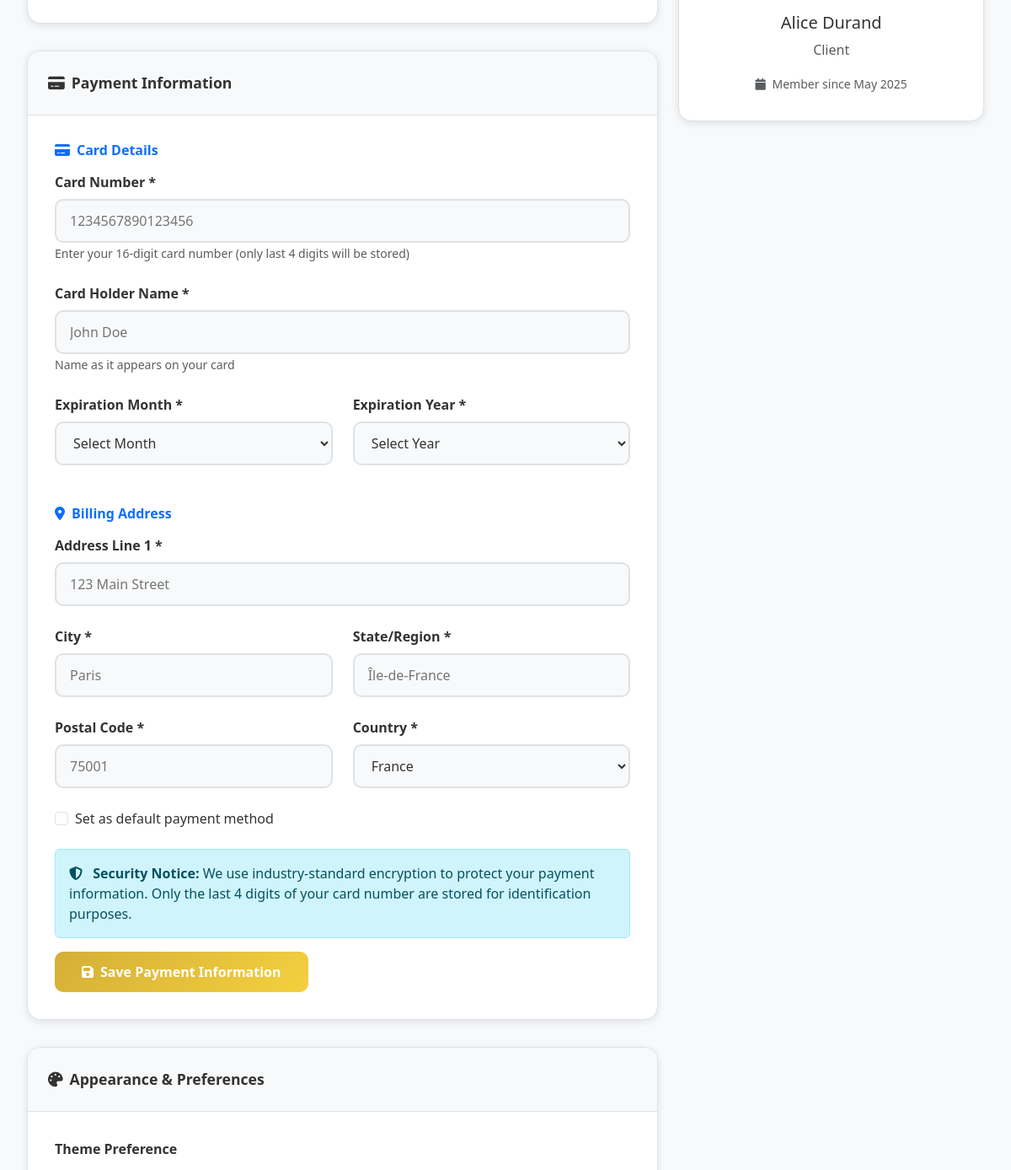
/src/client/account.php (signed in, middle part), run on an earlier commit of the app's database.
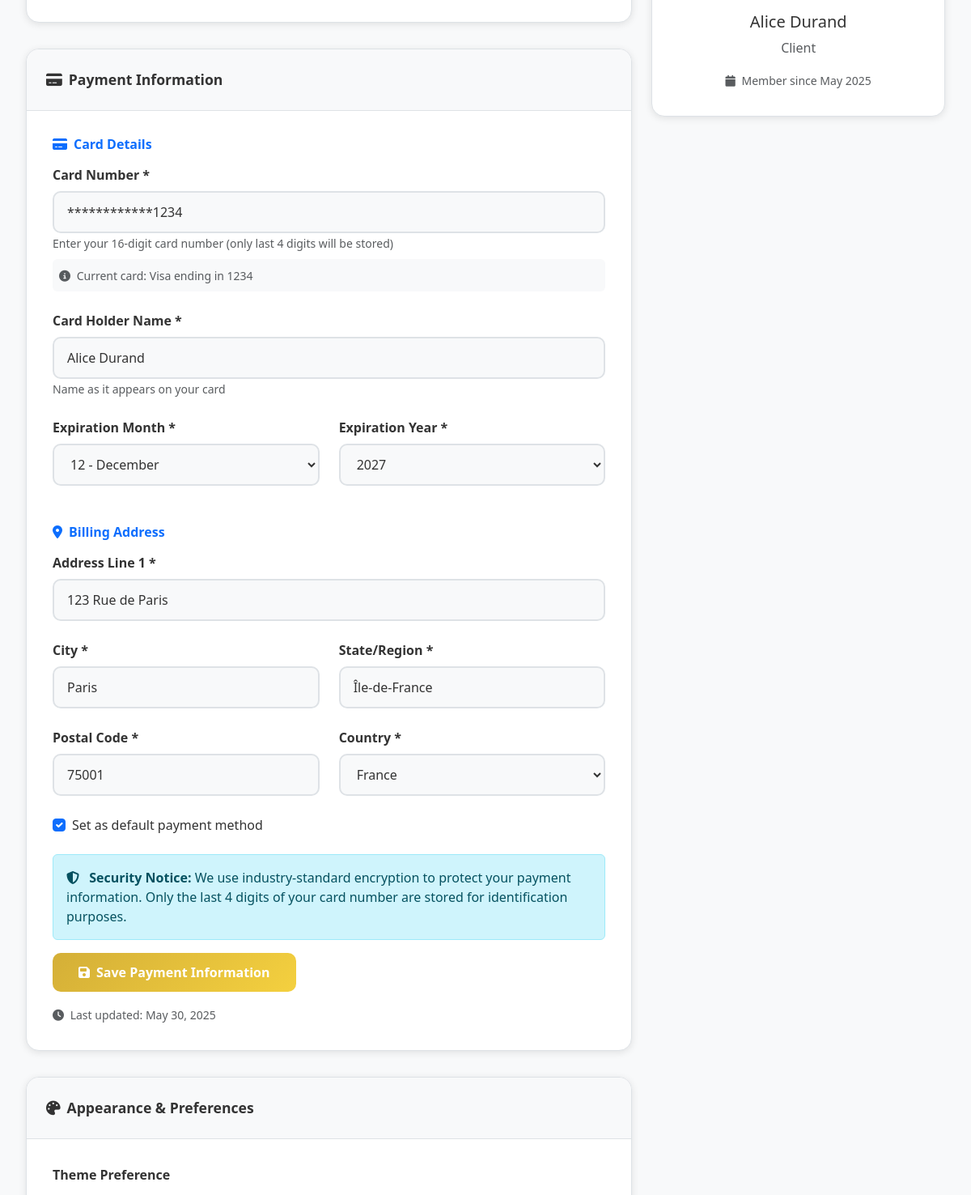
And on a later commit of the database.
### tables this page shows
CREATE TABLE IF NOT EXISTS `payment_information` (
  `id` int NOT NULL AUTO_INCREMENT,
  `user_id` int NOT NULL,
  `card_type` varchar(50) NOT NULL,
  `card_last_four` varchar(4) NOT NULL,
  `card_holder_name` varchar(100) NOT NULL,
  `expiration_month` tinyint NOT NULL,
  `expiration_year` smallint NOT NULL,
  `billing_address_line1` varchar(255) NOT NULL,
  `billing_city` varchar(100) NOT NULL,
  `billing_state` varchar(100) NOT NULL,
  `billing_postal_code` varchar(20) NOT NULL,
  `billing_country` varchar(100) NOT NULL DEFAULT 'France',
  `is_default` tinyint(1) DEFAULT '0',
  `is_verified` tinyint(1) DEFAULT '0',
  `created_at` timestamp NULL DEFAULT CURRENT_TIMESTAMP,
  `updated_at` timestamp NULL DEFAULT CURRENT_TIMESTAMP ON UPDATE CURRENT_TIMESTAMP,
  PRIMARY KEY (`id`),
  KEY `idx_user_id` (`user_id`)
);

### src/client/account.php (the view, shortened to what the changed rows need)
<?php
$database = Database::getInstance();
$db = $database->getConnection();
$user_prefs = [
    'theme' => $_SESSION['user_theme'] ?? 'light',
    'language' => $_SESSION['user_language'] ?? 'en',
    'notifications_email' => $_SESSION['notifications_email'] ?? true,
    'notifications_sms' => $_SESSION['notifications_sms'] ?? false,
    'marketing_emails' => $_SESSION['marketing_emails'] ?? true
];
$payment_info = null;
try {
    $payment_query = "SELECT * FROM payment_information WHERE user_id = :user_id";
    $payment_stmt = $db->prepare($payment_query);
    $payment_stmt->bindParam(':user_id', $_SESSION['user_id']);
    $payment_stmt->execute();
    $payment_info = $payment_stmt->fetch(PDO::FETCH_ASSOC);
} catch (Exception $e) {
}
?>
<!DOCTYPE html>
<html lang="en" data-theme="<?= htmlspecialchars($user_prefs['theme']) ?>">
<head>
    <link href="https://cdnjs.cloudflare.com/ajax/libs/bootstrap/5.3.0/css/bootstrap.min.css" rel="stylesheet">
    <link href="https://cdnjs.cloudflare.com/ajax/libs/font-awesome/6.4.0/css/all.min.css" rel="stylesheet">
</head>
<body data-user-logged-in="true" data-page="account">
    <div class="settings-container">
        <div class="row">
            <div class="col-lg-8">
                <div class="settings-card">
                    <div class="card-body-custom">
                        <form method="POST" action="" id="paymentForm">
                            <div class="form-group-custom">
                                <label class="form-label-custom" for="card_number">Card Number *</label>
                                <input type="text" class="form-control-custom" id="card_number" name="card_number"
                                       placeholder="1234567890123456" maxlength="16" required
                                       <?php if ($payment_info): ?>
                                           value="************<?= htmlspecialchars($payment_info['card_last_four']) ?>"
                                           data-masked="true"
                                           data-last-four="<?= htmlspecialchars($payment_info['card_last_four']) ?>"
                                       <?php endif; ?>>
                                <small class="text-muted">Enter your 16-digit card number (only last 4 digits will be stored)</small>
                                <?php if ($payment_info): ?>
                                    <div class="mt-2 p-2 bg-light rounded">
                                        <small class="text-muted">
                                            <i class="fas fa-info-circle me-1"></i>
                                            Current card: <?= htmlspecialchars($payment_info['card_type']) ?> ending in <?= htmlspecialchars($payment_info['card_last_four']) ?>
                                        </small>
                                    </div>
                                <?php endif; ?>
                            </div>
                            <div class="form-group-custom">
                                <label class="form-label-custom" for="card_holder_name">Card Holder Name *</label>
                                <input type="text" class="form-control-custom" id="card_holder_name" name="card_holder_name"
                                       value="<?= $payment_info ? htmlspecialchars($payment_info['card_holder_name']) : '' ?>"
                                       placeholder="John Doe" required>
                                <small class="text-muted">Name as it appears on your card</small>
                            </div>
                            <div class="row">
                                <div class="col-md-6">
                                    <div class="form-group-custom">
                                        <label class="form-label-custom" for="expiration_month">Expiration Month *</label>
                                        <select class="form-control-custom" id="expiration_month" name="expiration_month" required>
                                            <option value="">Select Month</option>
                                            <?php for ($i = 1; $i <= 12; $i++): ?>
                                                <option value="<?= $i ?>" <?= ($payment_info && $payment_info['expiration_month'] == $i) ? 'selected' : '' ?>>
                                                    <?= sprintf('%02d - %s', $i, date('F', mktime(0, 0, 0, $i, 1))) ?>
                                                </option>
                                            <?php endfor; ?>
                                        </select>
                                    </div>
                                </div>
                                <div class="col-md-6">
                                    <div class="form-group-custom">
                                        <label class="form-label-custom" for="expiration_year">Expiration Year *</label>
                                        <select class="form-control-custom" id="expiration_year" name="expiration_year" required>
                                            <option value="">Select Year</option>
                                            <?php for ($i = date('Y'); $i <= date('Y') + 20; $i++): ?>
                                                <option value="<?= $i ?>" <?= ($payment_info && $payment_info['expiration_year'] == $i) ? 'selected' : '' ?>>
                                                    <?= $i ?>
                                                </option>
                                            <?php endfor; ?>
                                        </select>
                                    </div>
                                </div>
                            </div>
                            <div class="form-group-custom">
                                <label class="form-label-custom" for="billing_address_line1">Address Line 1 *</label>
                                <input type="text" class="form-control-custom" id="billing_address_line1" name="billing_address_line1"
                                       value="<?= $payment_info ? htmlspecialchars($payment_info['billing_address_line1']) : '' ?>"
                                       placeholder="123 Main Street" required>
                            </div>
                            <div class="row">
                                <div class="col-md-6">
                                    <div class="form-group-custom">
                                        <label class="form-label-custom" for="billing_city">City *</label>
                                        <input type="text" class="form-control-custom" id="billing_city" name="billing_city"
                                               value="<?= $payment_info ? htmlspecialchars($payment_info['billing_city']) : '' ?>"
                                               placeholder="Paris" required>
                                    </div>
                                </div>
                                <div class="col-md-6">
                                    <div class="form-group-custom">
                                        <label class="form-label-custom" for="billing_state">State/Region *</label>
                                        <input type="text" class="form-control-custom" id="billing_state" name="billing_state"
                                               value="<?= $payment_info ? htmlspecialchars($payment_info['billing_state']) : '' ?>"
                                               placeholder="Île-de-France" required>
                                    </div>
                                </div>
                            </div>
                            <div class="row">
                                <div class="col-md-6">
                                    <div class="form-group-custom">
                                        <label class="form-label-custom" for="billing_postal_code">Postal Code *</label>
                                        <input type="text" class="form-control-custom" id="billing_postal_code" name="billing_postal_code"
                                               value="<?= $payment_info ? htmlspecialchars($payment_info['billing_postal_code']) : '' ?>"
                                               placeholder="75001" required>
                                    </div>
                                </div>
                                <div class="col-md-6">
                                    <div class="form-group-custom">
                                        <label class="form-label-custom" for="billing_country">Country *</label>
                                        <select class="form-control-custom" id="billing_country" name="billing_country" required>
                                            <option value="France" <?= (!$payment_info || $payment_info['billing_country'] == 'France') ? 'selected' : '' ?>>France</option>
                                        </select>
                                    </div>
                                </div>
                            </div>
                            <div class="form-group-custom">
                                <div class="form-check">
                                    <input class="form-check-input" type="checkbox" id="is_default" name="is_default"
                                           <?= ($payment_info && $payment_info['is_default']) ? 'checked' : '' ?>>
                                    <label class="form-check-label" for="is_default">
                                        Set as default payment method
                                    </label>
                                </div>
                            </div>
                            <?php if ($payment_info): ?>
                                <div class="mt-3">
                                    <small class="text-muted">
                                        <i class="fas fa-clock me-1"></i>
                                        Last updated: <?= date('F j, Y', strtotime($payment_info['updated_at'] ?? $payment_info['created_at'])) ?>
                                    </small>
                                </div>
                            <?php endif; ?>
                        </form>
                    </div>
                </div>
            </div>
        </div>
    </div>
</body>
</html>

What changed in the data, as far as the page shows it:
added payment_information: card_number "************1234", card_type "Visa", card_last_four "1234", card_holder_name "Alice Durand", expiration_month "12 - December", expiration_year "2027", billing_address_line1 "123 Rue de Paris", billing_city "Paris", billing_state "Île-de-France", billing_postal_code "75001", billing_country "France", is_default "☑", updated_at "May 30, 2025"
Also different on the page:
form field expiration_month: "Select Month" → (not shown)
form field expiration_year: "Select Year" → (not shown)
form field billing_country: "France" → (not shown)
form field is_default: "☐" → (not shown)
text now shown: "Current card: ending in Last updated:"
